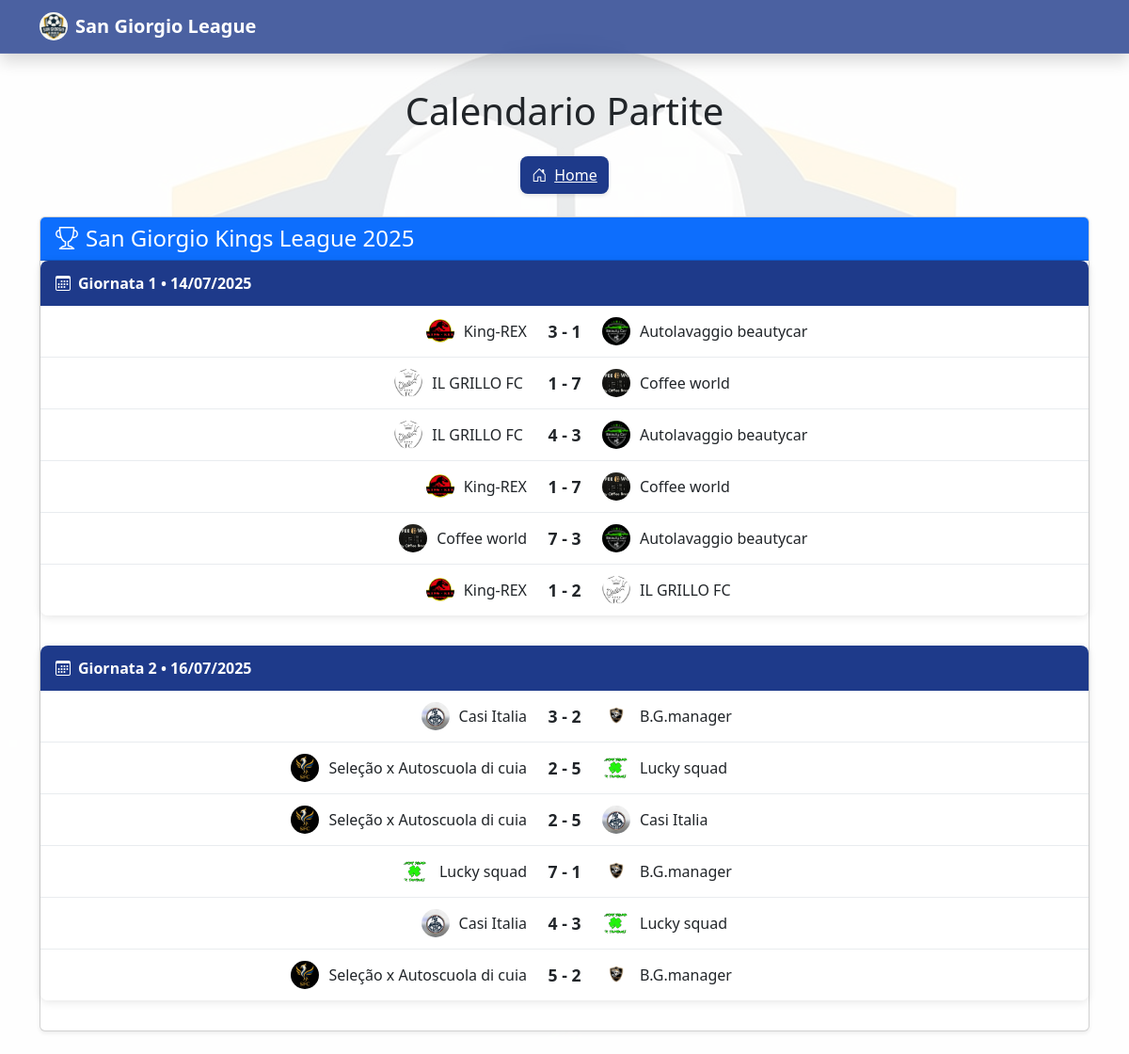
The app's page /partite.php with its own data.
### tables this page shows
CREATE TABLE `campionati` (
  `ID_campionato` int(11) NOT NULL,
  `Nome` varchar(50) DEFAULT NULL,
  `Nazione` varchar(50) DEFAULT NULL
);

CREATE TABLE `giornate` (
  `ID_giornata` int(11) NOT NULL,
  `Numero` int(11) DEFAULT NULL,
  `Cod_campionato` int(11) DEFAULT NULL,
  `Data_inizio` date DEFAULT NULL,
  `Data_fine` date DEFAULT NULL
);

CREATE TABLE `partite` (
  `ID_partita` int(11) NOT NULL,
  `Cod_giornata` int(11) DEFAULT NULL,
  `Squadra_casa` int(11) DEFAULT NULL,
  `Squadra_ospite` int(11) DEFAULT NULL,
  `Gol_casa` int(11) DEFAULT NULL,
  `Gol_ospite` int(11) DEFAULT NULL,
  `Data` datetime DEFAULT NULL,
  `Stato` enum('da giocare','in corso','terminata') DEFAULT 'da giocare',
  `Cod_campionato` int(11) DEFAULT NULL
);

CREATE TABLE `squadre` (
  `ID_squadre` int(11) NOT NULL,
  `Nome` varchar(30) DEFAULT NULL,
  `immagini_loghi` varchar(30) NOT NULL,
  `Cod_presidenti` int(11) DEFAULT NULL,
  `Cod_campionato` int(11) DEFAULT NULL,
  `PT` int(11) DEFAULT 0,
  `G` int(11) DEFAULT 0,
  `V` int(11) DEFAULT 0,
  `N` int(11) DEFAULT 0,
  `P` int(11) DEFAULT 0,
  `DR` int(11) DEFAULT 0,
  `Girone` varchar(10) DEFAULT NULL
);

### partite.php (the view, shortened to what this page needs)
<!DOCTYPE html>
<html lang="it">
<head>
    <link href="https://cdn.jsdelivr.net/npm/bootstrap@5.3.3/dist/css/bootstrap.min.css" rel="stylesheet">
    <link href="https://cdn.jsdelivr.net/npm/bootstrap-icons@1.10.5/font/bootstrap-icons.css" rel="stylesheet">
    <link rel="stylesheet" href="https://cdnjs.cloudflare.com/ajax/libs/animate.css/4.1.1/animate.min.css">
    <link rel="stylesheet" href="./style.css">
</head>
<body>
    <nav class="navbar navbar-expand-lg navbar-dark fixed-top shadow" style="
        background: rgba(30, 58, 138, 0.8);
        backdrop-filter: blur(10px);
        -webkit-backdrop-filter: blur(10px);
        border-bottom: 1px solid rgba(255,255,255,0.1);
    ">
        <div class="container">
            <a class="navbar-brand fw-bold d-flex align-items-center" href="#">
                <img src="./immagini/logosgl.jpg" alt="Logo" width="30" height="30" class="rounded-circle me-2">
                San Giorgio League
            </a>
        </div>
    </nav>
    <div class="container mt-4">
        <h1 class="text-center mb-4 animate__animated animate__fadeInDown">Calendario Partite</h1>
        <div class="d-flex justify-content-center gap-3 mb-4">
            <a href="index.php" class="nav-btn home-btn">
                <i class="bi bi-house-door me-2"></i>Home
            </a>
        </div>
        <?php
        include 'connessione.php';
        include 'utility.php';
        $query_campionato = "SELECT campionati.ID_campionato, campionati.Nome
                             FROM campionati
                             WHERE campionati.ID_campionato = 2
                             LIMIT 1";
        $result_campionato = $conn->query($query_campionato);
        if ($result_campionato->num_rows > 0) {
            $campionato = $result_campionato->fetch_assoc();
            echo '<div class="card shadow-sm mb-4 animate__animated animate__fadeIn">';
            echo '<div class="card-header bg-primary text-white">';
            echo '<h4 class="mb-0"><i class="bi bi-trophy me-2"></i>'.$campionato['Nome'].'</h4>';
            echo '</div>';
            echo '<div class="card-body p-0">';
            $query_giornate = "SELECT giornate.ID_giornata, giornate.Numero, giornate.Data_inizio, giornate.Data_fine
                               FROM giornate
                               WHERE giornate.Cod_campionato = ".$campionato['ID_campionato']."
                               ORDER BY giornate.Numero";
            $result_giornate = $conn->query($query_giornate);
            if ($result_giornate->num_rows > 0) {
                while($giornata = $result_giornate->fetch_assoc()) {
                    echo '<div class="giornata-card animate__animated animate__fadeIn">';
                    echo '<div class="giornata-header">';
                    if ($giornata['Numero'] == 8) {
                        echo '<i class="bi bi-trophy me-2"></i>Quarti di finale • ' . date('d/m/Y', strtotime($giornata['Data_inizio']));
                    } elseif ($giornata['Numero'] == 9) {
                        echo '<i class="bi bi-trophy me-2"></i>Semifinali andata • ' . date('d/m/Y', strtotime($giornata['Data_inizio']));
                    } elseif ($giornata['Numero'] == 10) {
                        echo '<i class="bi bi-trophy me-2"></i>Semifinali ritorno • ' . date('d/m/Y', strtotime($giornata['Data_inizio']));
                    } elseif ($giornata['Numero'] == 11) {
                        echo '<i class="bi bi-trophy-fill me-2"></i>Finale • ' . date('d/m/Y', strtotime($giornata['Data_inizio']));
                    } else {
                        echo '<i class="bi bi-calendar3 me-2"></i>Giornata ' . $giornata['Numero'] . ' • ' . date('d/m/Y', strtotime($giornata['Data_inizio']));
                    }
                    echo '</div>';
                    $query_partite = "SELECT partite.ID_partita, partite.Data, partite.Stato, partite.Gol_casa, partite.Gol_ospite,
                                      squadre_casa.Nome AS squadra_casa, squadre_ospite.Nome AS squadra_ospite
                                      FROM partite
                                      JOIN squadre AS squadre_casa ON partite.Squadra_casa = squadre_casa.ID_squadre
                                      JOIN squadre AS squadre_ospite ON partite.Squadra_ospite = squadre_ospite.ID_squadre
                                      WHERE partite.Cod_giornata = ".$giornata['ID_giornata']."
                                      ORDER BY partite.Data";
                    $result_partite = $conn->query($query_partite);
                    if ($result_partite->num_rows > 0) {
                        while($partita = $result_partite->fetch_assoc()) {
                            echo '<div class="partita-row">';
                            echo '<div class="squadra squadra-casa">';
                            echo displaySquadraWithLogo($partita['squadra_casa'], $conn);
                            echo '</div>';
                            echo '<div class="risultato">';
                            switch($partita['Stato']) {
                                case 'terminata':
                                    echo $partita['Gol_casa'] . ' - ' . $partita['Gol_ospite'];
                                    break;
                            }
                            echo '</div>';
                            echo '<div class="squadra squadra-ospite">';
                            echo displaySquadraWithLogo($partita['squadra_ospite'], $conn);
                            echo '</div>';
                            echo '</div>';
                        }
                    } else {
                        echo '<div class="partita-row">';
                        echo '<div class="text-center py-3 w-100">Nessuna partita programmata</div>';
                        echo '</div>';
                    }
                    echo '</div>';
                }
            } else {
                echo '<div class="partita-row">';
                echo '<div class="text-center py-3 w-100">Nessuna giornata trovata</div>';
                echo '</div>';
            }
            echo '</div>';
            echo '</div>';
        } else {
            echo '<div class="alert alert-danger text-center">Nessun campionato attivo trovato</div>';
        }
        ?>
    </div>
</body>
</html>

### utility.php (shortened to what this page needs)
<?php
if (!function_exists('getLogoPath')) {
    function getLogoPath($nomeSquadra, $conn) {
        $query = "SELECT immagini_loghi FROM squadre WHERE Nome = ? LIMIT 1";
        $stmt = $conn->prepare($query);
        $stmt->bind_param("s", $nomeSquadra);
        $stmt->execute();
        $result = $stmt->get_result();
        if ($result->num_rows > 0) {
            $row = $result->fetch_assoc();
            return './immagini/' . $row['immagini_loghi'];
        }
        return '';
    }
}
if (!function_exists('displaySquadraWithLogo')) {
    function displaySquadraWithLogo($nomeSquadra, $conn) {
        $logoPath = getLogoPath($nomeSquadra, $conn);
        $output = '';
        if (!empty($logoPath)) {
            $output .= '<img src="'.$logoPath.'" class="squadra-logo" alt="'.$nomeSquadra.'">';
        }
        $output .= '<span class="squadra-nome">'.$nomeSquadra.'</span>';
        return $output;
    }
}
?>

### partite.php (style rules this page uses)
body { padding-top: 70px; font-family: 'Segoe UI', Tahoma, Geneva, Verdana, sans-serif; min-height: 100vh; }
body::before { content: ""; position: fixed; top: 0; left: 0; right: 0; bottom: 0; background-image: url("./immagini/logosgl.jpg"); background-repeat: no-repeat; background-position: center center; z-index: -2; background-size: cover; opacity: 0.3; }
body::after { content: ""; position: fixed; top: 0; left: 0; right: 0; bottom: 0; z-index: -1; background-color: rgba(255, 255, 255, 0.7); }
.squadra-logo { width: 30px; height: 30px; margin-right: 10px; vertical-align: middle; border-radius: 50%; object-fit: cover; }
.squadra-nome { vertical-align: middle; }
.nav-btn { display: inline-flex; align-items: center; justify-content: center; padding: 8px 12px; border-radius: 8px; font-weight: 500; transition: all 0.2s ease; box-shadow: 0 2px 4px rgba(0,0,0,0.1); }
.home-btn { background-color: #1e3a8a; color: white; }
.giornata-card { margin-bottom: 2rem; border-radius: 8px; overflow: hidden; box-shadow: 0 2px 10px rgba(0,0,0,0.1); background-color: rgba(255, 255, 255, 0.85); }
.giornata-header { background-color: #1e3a8a; color: white; padding: 12px 16px; font-weight: 600; }
.partita-row { display: flex; align-items: center; padding: 12px 16px; border-bottom: 1px solid #e9ecef; transition: background-color 0.2s; }
.partita-row:last-child { border-bottom: none; }
.squadra { flex: 1; display: flex; align-items: center; }
.squadra-casa { justify-content: flex-end; text-align: right; }
.squadra-ospite { justify-content: flex-start; text-align: left; }
.risultato { flex: 0 0 80px; text-align: center; font-weight: 700; font-size: 1.1rem; }

### records on screen
campionati: Nome "San Giorgio Kings League 2025"
giornate: Numero "1", Data_inizio "14/07/2025"
partite: shows a picture, Squadra_casa.Nome "King-REX Autolavaggio beautycar", Gol_casa "3", Gol_ospite "1"
partite: shows a picture, Squadra_casa.Nome "IL GRILLO FC Coffee world", Gol_casa "1", Gol_ospite "7"
partite: shows a picture, Squadra_casa.Nome "IL GRILLO FC Autolavaggio beautycar", Gol_casa "4", Gol_ospite "3"
partite: shows a picture, Squadra_casa.Nome "King-REX Coffee world", Gol_casa "1", Gol_ospite "7"
partite: shows a picture, Squadra_casa.Nome "Coffee world Autolavaggio beautycar", Gol_casa "7", Gol_ospite "3"
partite: shows a picture, Squadra_casa.Nome "King-REX IL GRILLO FC", Gol_casa "1", Gol_ospite "2"
giornate: Numero "2", Data_inizio "16/07/2025"
partite: shows a picture, Squadra_casa.Nome "Casi Italia B.G.manager", Gol_casa "3", Gol_ospite "2"
partite: shows a picture, Squadra_casa.Nome "Seleção x Autoscuola di cuia Lucky squad", Gol_casa "2", Gol_ospite "5"
partite: shows a picture, Squadra_casa.Nome "Seleção x Autoscuola di cuia Casi Italia", Gol_casa "2", Gol_ospite "5"
partite: shows a picture, Squadra_casa.Nome "Lucky squad B.G.manager", Gol_casa "7", Gol_ospite "1"
partite: shows a picture, Squadra_casa.Nome "Casi Italia Lucky squad", Gol_casa "4", Gol_ospite "3"
partite: shows a picture, Squadra_casa.Nome "Seleção x Autoscuola di cuia B.G.manager", Gol_casa "5", Gol_ospite "2"
